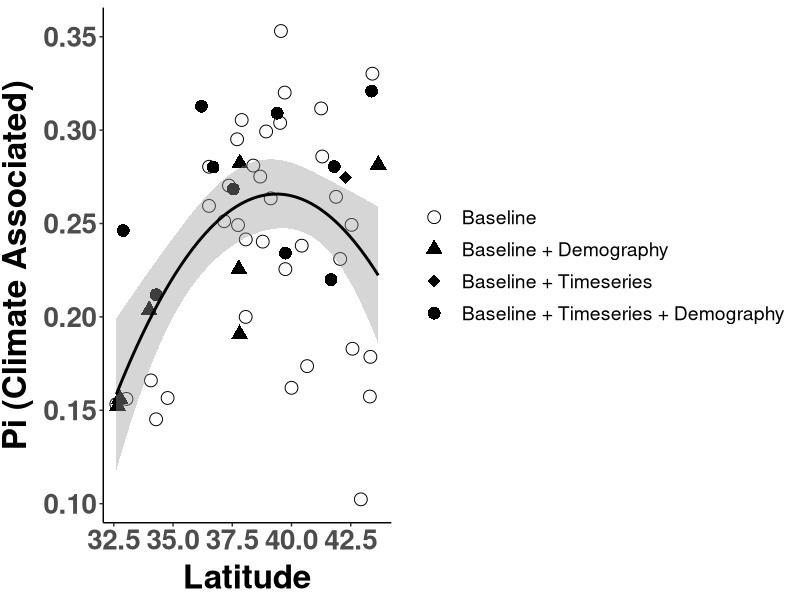

Write the R code that produced this figure. (Note: this script raises an error after producing the figure.)
##################################################################################
## Pi Latitude Plots
## Author Daniel Anstett
## 
## 
## Last Modified 2025 12 11
###################################################################################

# Remove objects and clear workspace
rm(list = ls(all=TRUE))

#Library install and import
library(tidyverse) 
library(car)
library(ggrepel)
library(RColorBrewer)
library(cowplot)

###################################################################################
#Import data & Prepare data frame
#Baseline & Timeseries
all_pop <- read_csv("data/genomic_data/Baseline_Timeseries_pops_final2.csv")%>% filter(Paper_ID<56) %>% filter(Paper_ID!=12)

all_pop <- all_pop %>% mutate()

#Pi
pi_df <- read_csv("data/genomic_data/baseline_pi_clump.csv")
#mean(pi_df$pi_all_snps)
pi_all_pop <-left_join(all_pop,pi_df,by=c("Paper_ID"="Site"))
###################################################################################

#stats
lm2 <- lm(pi_snp_set~poly(Lat,2),data=pi_all_pop)
summary(lm2)
Anova(lm2,type="III")

lm3 <- lm(pi_all_snps~poly(Lat,2),data=pi_all_pop)
summary(lm3)
Anova(lm3,type="III")


###########################################################################################################
#Make Latitude-pi graphs

# N-S color gradient

#color.list <- c("Baseline"="grey40","Timeseries_Demography"="red","Timeseries"="cyan2","Demography"="orange")



#Pi (Climate-Associated) vs. Latitude
ggplot(pi_all_pop, aes(x=Lat, y=pi_snp_set)) + 
  #geom_point(aes(fill=as.factor(round(Lat, 1))),shape=21,size =6)+
  geom_point(aes(shape=Type), size=4) +
  stat_smooth(method=lm, color="black", formula = y ~ x + I(x^2), aes(group=1)) + 
  scale_y_continuous(name="Pi (Climate Associated)")+
  scale_x_continuous(name="Latitude")+
  #,breaks=c(0.025,0.03,0.035,0.04,0.045))+
  scale_shape_manual(values = c(1,17,18,16))+
  #scale_fill_manual(values=color.list) +
  theme_classic() + theme(
    axis.text.x = element_text(size=20, face="bold"),
    axis.text.y = element_text(size=20,face="bold"),
    axis.title.x = element_text(color="black", size=24, vjust = 0.5, face="bold"),
    axis.title.y = element_text(color="black", size=24,vjust = 1.7, face="bold",hjust=0.5),
    legend.title = element_blank(),#legend.position="none",
    legend.text = element_text(size = 14),  # Increase the size of the legend text
    legend.key.size = unit(2, "lines"),  # Increase the size of the legend dots
    legend.key.height = unit(1.6, "lines") #Reduce height
  )
ggsave("Graphs/Pi_latitude/1_lat_pi_clim_Fig_S5C.pdf",width=11, height = 5.5, units = "in")


#Pi (Genome-wide) vs. Latitude
ggplot(pi_all_pop, aes(x=Lat, y=pi_all_snps)) + 
  geom_point(aes(shape=Type), size=4) +
  stat_smooth(method = lm, color = "black", aes(group=1)) +
  scale_y_continuous(name="Pi (Genome-Wide)")+
  scale_x_continuous(name="Latitude")+
  #,breaks=c(0.025,0.03,0.035,0.04,0.045))+
  scale_shape_manual(values = c(1,17,18,16))+
  #scale_fill_manual(values=color.list) +
  theme_classic() + theme(
    axis.text.x = element_text(size=20, face="bold"),
    axis.text.y = element_text(size=20,face="bold"),
    axis.title.x = element_text(color="black", size=24, vjust = 0.5, face="bold"),
    axis.title.y = element_text(color="black", size=24,vjust = 1.7, face="bold",hjust=0.5),
    legend.title = element_blank(), #legend.position="none",
    legend.text = element_text(size = 14),  # Increase the size of the legend text
    legend.key.size = unit(2, "lines"),  # Increase the size of the legend dots
    legend.key.height = unit(1.6, "lines") #Reduce height
  )
ggsave("Graphs/Pi_latitude/2_lat_pi_global_Fig_S5D.pdf",width=11, height = 5.5, units = "in")



